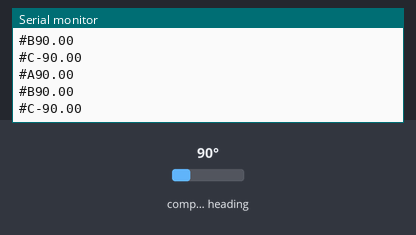
The sketch below on a simulated ESP32. Parts: the last lines printed to the serial monitor. The test bench sets the inputs (shaded band); at power-on: compass heading 90°.

Above: at 1.2 s.
1.3 s: compass heading set to 7°
At 1.31 s:
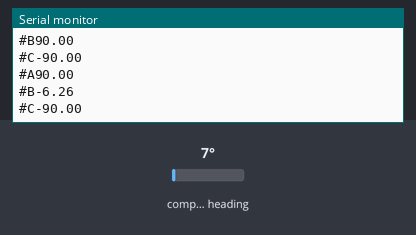
2.8 s: compass heading set to 180°
At 5.32 s:
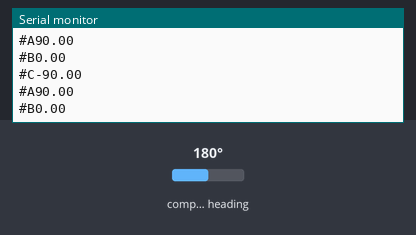
Timing chart, 0 to 6.8 s (numbered marks = the images above; inputs shaded):
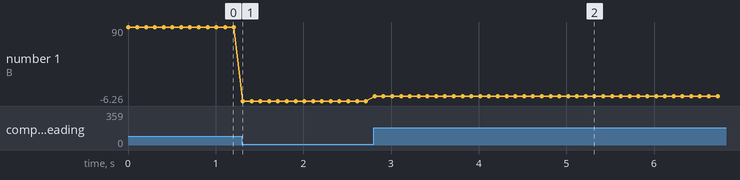

Measured:
- after the input at 1.3 s, the serial monitor: prints a new line at once (image 1)
- after the input at 2.8 s, the serial monitor: prints a new line at once (image 2)
- plotted number 1: 90 → -6.26 after the input at 1.3 s, -6.26 → 0 after the input at 2.8 s

The sketch:

Quaternion.ino
```cpp
#include <esp_now.h>
#include <WiFi.h>
#include <Arduino.h>
#include <Wire.h>
#include <Adafruit_Sensor.h>
#include <Adafruit_BNO055.h>
#include <utility/imumaths.h>
#include <math.h>

#define CHANNEL 1 //the same channel should be on both esps

String startByte = "#";
String destROLL[3] = {"A","D", "G"}; // Destination bytes for roll
String destPITCH[3] = {"B","E","H"}; // Destination bytes for pitch
String destYAW[3] = {"C","F","I"}; // Destination bytes for yaw

/* Set the delay between fresh samples */
uint16_t BNO055_SAMPLERATE_DELAY_MS = 100;
Adafruit_BNO055 bno; // Declare an array of Adafruit_BNO055 objects

// MAC Address of responder - edit as required
uint8_t broadcastAddress[] = {0x9C, 0x9C, 0x1F, 0xC7, 0x69, 0xEC}; //For the Dev kit 0x10, 0x06, 0x1C, 0xF6, 0x83, 0x78
String data;
esp_now_peer_info_t peerInfo;// Peer info


void setup() {
  Serial.begin(115200); // Set serial baud rate
  Serial.println("Setup started");

  ESPnow();

  while (!Serial) delay(10);  // wait for serial port to open!

   bno = Adafruit_BNO055(55, 0x29, &Wire);
    Serial.print("Initializing BNO055 ");
     if (!bno.begin())/* Initialise the sensor */
    {
     /* There was a problem detecting the BNO055 ... check your connections */
     Serial.print("Ooops, no BNO055 detected ... Check your wiring or I2C ADDR!");
     while (1);
     }
     bno.setExtCrystalUse(true);

}

esp_err_t result;
float R[3][3];
void loop() {
  imu::Quaternion quat = bno.getQuat(); // Get quaternion

  float w = quat.w();
  float x = quat.x();
  float y = quat.y();
  float z = quat.z();


  quat_to_matrix(w,x,y,z,R);
  float t2=atan(-R[0][1]/R[1][2]) * 180.0/PI;
  float t4=atan(-R[1][0]/R[1][2]) * 180.0/PI;
  float t3=atan(-R[0][1]/R[1][1]*sin(t2)) * 180.0/PI;
  Serial.println(Packet("#",t2,"A"));
  Serial.println(Packet("#",t3,"B"));
  Serial.println(Packet("#",t4,"C"));
  /*Serial.print(t2);
  Serial.print("   ");
  Serial.print(t3);
  Serial.print("   ");
  Serial.println(t4);*/


  delay(100);
}

String Packet(String startBy, float VAL, String dest) {
  String packet = "";
  packet += String(startBy);
  packet += String(dest);
  packet += String(VAL, 2);
  data=packet;
  return data;
}

void OnDataSent(const uint8_t *mac_addr , esp_now_send_status_t status){
  Serial.print("\r\nLast Packet Send Status: \t");
  Serial.println(status == ESP_NOW_SEND_SUCCESS ? "Delivery Success" : "Delivery Fail");
}
void ESPnow()
{
     WiFi.mode(WIFI_STA);
  // Initialize ESP-NOW
  if (esp_now_init() == ESP_OK) {
    Serial.println("ESP-NOW initialized successfully");
  } else {
    Serial.println("Error initializing ESP-NOW");
  }
  // Register the send callback
  esp_now_register_send_cb(OnDataSent);
  //Register peer
  memcpy(peerInfo.peer_addr , broadcastAddress,6);
  peerInfo.channel = 0;
  peerInfo.encrypt = false;
  //Add peer
  if(esp_now_add_peer(&peerInfo) != ESP_OK){
    Serial.println("Fail to add peer!");
  } else
  {
    Serial.println("peer added successfully") ;
  }
}
void quat_to_matrix (float w, float x, float y, float z, float R[3][3])
{
  // Normalize the quaternion to ensure valid rotation matrix
  float norm = sqrt(w * w + x * x + y * y + z * z);
  w /= norm;
  x /= norm;
  y /= norm;
  z /= norm;

  R[0][0] = 1 - 2 * y * y - 2 * z * z;
  R[0][1] = 2 * x * y - 2 * z * w;
  R[0][2] = 2 * x * z + 2 * y * w;

  R[1][0] = 2 * x * y + 2 * z * w;
  R[1][1] = 1 - 2 * x * x - 2 * z * z;
  R[1][2] = 2 * y * z - 2 * x * w;

  R[2][0] = 2 * x * z - 2 * y * w;
  R[2][1] = 2 * y * z + 2 * x * w;
  R[2][2] = 1 - 2 * x * x - 2 * y * y;
}
/*void print_Matrix(float R)
{
  Serial.print(R[0][0]);  Serial.print("    "); Serial.print(R[0][1]);  Serial.print("    ");  Serial.println(R[0][2]);
  Serial.print(R[1][0]);  Serial.print("    "); Serial.print(R[1][1]);  Serial.print("    ");  Serial.println(R[1][2]);
  Serial.print(R[0][0]);  Serial.print("    "); Serial.print(R[0][1]);  Serial.print("    ");  Serial.println(R[0][2]);
}*/
void print_Quaternion(float w, float x, float y, float z)
{
  // Print quaternion
  Serial.print("Quaternion -> ");
  Serial.print("w: "); Serial.print(w, 4);
  Serial.print(" x: "); Serial.print(x, 4);
  Serial.print(" y: "); Serial.print(y, 4);
  Serial.print(" z: "); Serial.println(z, 4);
}
```
